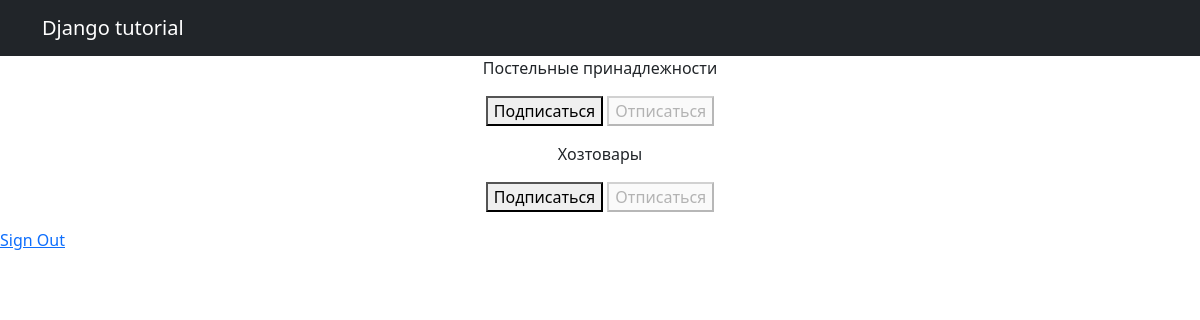
The page /products/subscriptions/ (signed in) on the database its author committed.
### simpleapp/models.py (models this page shows, shortened)
class Category(models.Model):
    name = models.CharField(max_length=100, unique=True, verbose_name='Категория')
    class Meta:  # Возвращает название категории во множественном или единственном числе в админпанеле
        verbose_name = 'Категория'
        verbose_name_plural = 'Категории'

### simpleapp/views.py (the view, shortened to what this page needs)
# urls.py: path('subscriptions/', subscriptions, name='subscriptions'),
@login_required
@csrf_protect
def subscriptions(request):
    categories_with_subscriptions = Category.objects.annotate(
        user_subscribed=Exists(
            Subscription.objects.filter(
                user=request.user,
                category=OuterRef('pk'),
            )
        )
    ).order_by('name')
    return render(
        request,
        'subscriptions.html',
        {'categories': categories_with_subscriptions},
    )

### templates/subscriptions.html (shortened to what this page needs)
{% extends 'flatpages/default.html' %}
{% block content %}
    {% for category in categories  %}
        <p>
            {{ category.name }}
            <form method="post">
                {% if category.user_subscribed %}
                    <button disabled>Подписаться</button>
                    <button name="action" value="unsubscribe">Отписаться</button>
                {% else %}
                    <button name="action" value="subscribe">Подписаться</button>
                    <button disabled>Отписаться</button>
                {% endif %}
            </form>
        </p>
    {% endfor %}
{% endblock content %}

### rows shown on the page
Category: name "Постельные принадлежности", shows "Подписаться"
Category: name "Хозтовары", shows "Подписаться"
